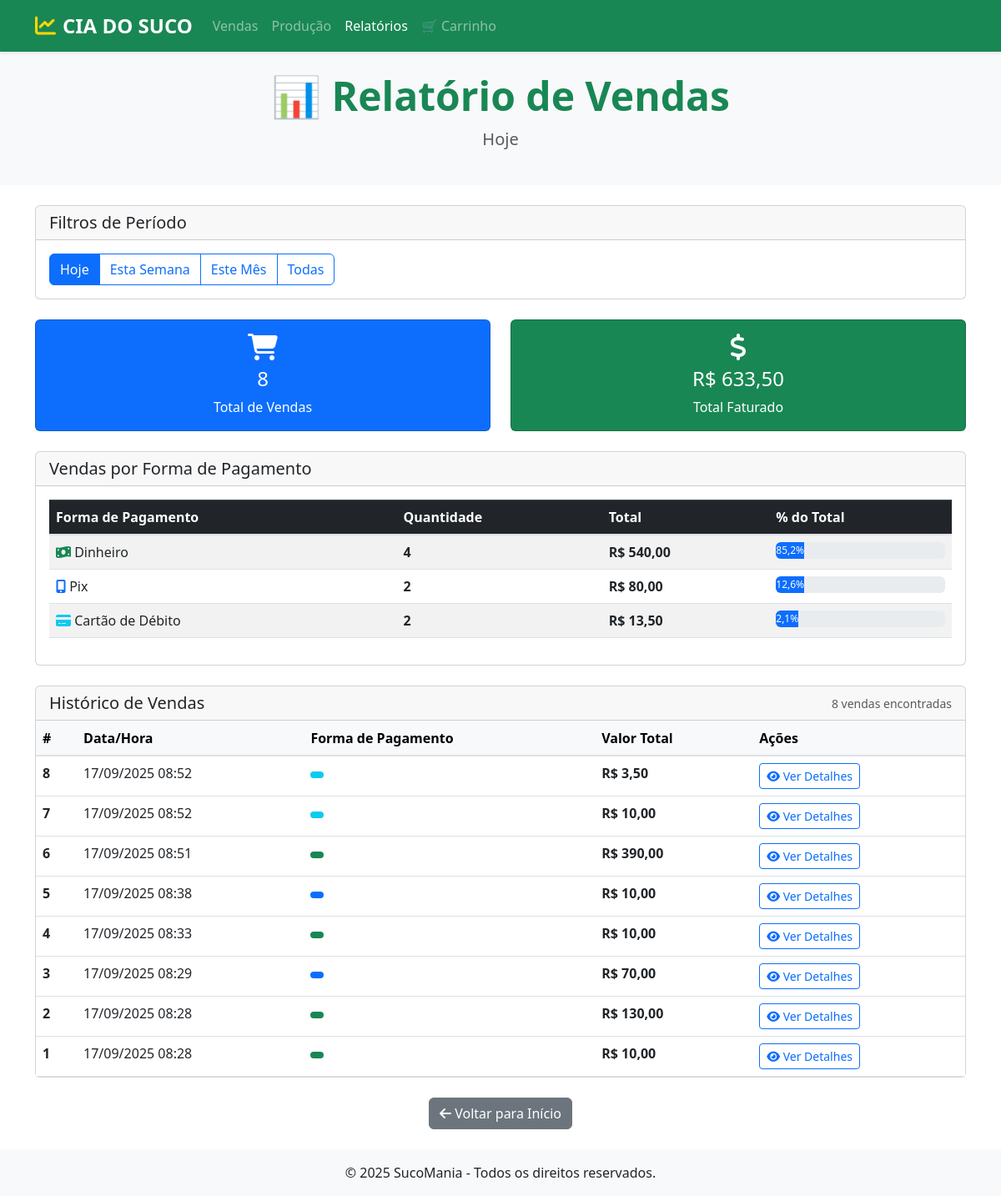
The page /relatorio/ on the database its author committed.
### sucos/models.py (models this page shows, shortened)
class Venda(models.Model):
    user = models.ForeignKey(User, on_delete=models.SET_NULL, null=True)
    data = models.DateTimeField()
    forma_pagamento = models.CharField(max_length=30)
    valor_total = models.DecimalField(max_digits=10, decimal_places=2)

### sucos/views.py (the view)
# urls.py: path('relatorio/', RelatorioView.as_view(), name = 'relatorio'),
class RelatorioView(TemplateView):
    template_name = 'relatorio.html'
    def get_context_data(self, **kwargs):
        context = super().get_context_data(**kwargs)
        hoje = timezone.now().date()
        periodo = self.request.GET.get('periodo', 'hoje')
        vendas = Venda.objects.all()
        if periodo == 'hoje':
            vendas = vendas.filter(data__date=hoje)
            titulo_periodo = "Hoje"
        elif periodo == 'semana':
            inicio_semana = hoje - timedelta(days=hoje.weekday())
            vendas = vendas.filter(data__date__gte=inicio_semana)
            titulo_periodo = "Esta Semana"
        elif periodo == 'mes':
            vendas = vendas.filter(data__year=hoje.year, data__month=hoje.month)
            titulo_periodo = "Este Mês"
        else:
            titulo_periodo = "Todas as Vendas"
        total_vendido = vendas.aggregate(total=Sum('valor_total'))['total'] or 0
        total_vendas = vendas.count()
        formas_pagamento = vendas.values('forma_pagamento').annotate(
            total=Sum('valor_total'),
            quantidade=Count('id')
        ).order_by('-total')
        for forma in formas_pagamento:
            if total_vendido > 0:
                forma['percentual'] = (forma['total'] / total_vendido) * 100
            else:
                forma['percentual'] = 0
            forma_nome = {
                'pix': 'Pix',
                'dinheiro': 'Dinheiro',
                'debito': 'Cartão de Débito',
                'credito': 'Cartão de Crédito'
            }.get(forma['forma_pagamento'], forma['forma_pagamento'])
            forma['nome'] = forma_nome
        context.update({
            'vendas': vendas.order_by('-data'),
            'total_vendido': total_vendido,
            'total_vendas': total_vendas,
            'formas_pagamento': formas_pagamento,
            'periodo': periodo,
            'titulo_periodo': titulo_periodo,
        })
        return context

### sucos/templates/relatorio.html (shortened to what this page needs)
{% extends 'venda.html' %}
{% block menu %}
<nav class="navbar navbar-expand-lg navbar-dark bg-success shadow-sm">
    <div class="container">
        <a class="navbar-brand d-flex align-items-center" href="{% url 'inicio' %}">
            <i class="fas fa-chart-line fa-lg me-2" style="color: #FFD700;"></i>
            <span class="fw-bold fs-4">CIA DO SUCO</span>
        </a>
        <div class="collapse navbar-collapse">
            <ul class="navbar-nav me-auto">
                <li class="nav-item"><a class="nav-link" href="{% url 'venda' %}">Vendas</a></li>
                <li class="nav-item"><a class="nav-link" href="{% url 'sucos-producao' %}">Produção</a></li>
                <li class="nav-item"><a class="nav-link active" href="{% url 'relatorio' %}">Relatórios</a></li>
                <li class="nav-item"><a class="nav-link" href="{% url 'ver_carrinho' %}">🛒 Carrinho</a></li>
            </ul>
        </div>
    </div>
</nav>
<div class="bg-light py-4 text-center">
    <div class="container">
        <h1 class="display-5 text-success fw-bold">📊 Relatório de Vendas</h1>
        <p class="lead text-muted">{{ titulo_periodo }}</p>
    </div>
</div>
{% endblock %}
{% block conteudo %}
<div class="container my-4">
    <div class="card mb-4">
        <div class="card-header">
            <h5 class="mb-0">Filtros de Período</h5>
        </div>
        <div class="card-body">
            <div class="btn-group" role="group">
                <a href="?periodo=hoje" class="btn {% if periodo == 'hoje' %}btn-primary{% else %}btn-outline-primary{% endif %}">Hoje</a>
                <a href="?periodo=semana" class="btn {% if periodo == 'semana' %}btn-primary{% else %}btn-outline-primary{% endif %}">Esta Semana</a>
                <a href="?periodo=mes" class="btn {% if periodo == 'mes' %}btn-primary{% else %}btn-outline-primary{% endif %}">Este Mês</a>
                <a href="?periodo=todos" class="btn {% if periodo == 'todos' %}btn-primary{% else %}btn-outline-primary{% endif %}">Todas</a>
            </div>
        </div>
    </div>
    <div class="row mb-4">
        <div class="col-md-6">
            <div class="card text-center bg-primary text-white">
                <div class="card-body">
                    <i class="fas fa-shopping-cart fa-2x mb-2"></i>
                    <h4>{{ total_vendas }}</h4>
                    <p class="mb-0">Total de Vendas</p>
                </div>
            </div>
        </div>
        <div class="col-md-6">
            <div class="card text-center bg-success text-white">
                <div class="card-body">
                    <i class="fas fa-dollar-sign fa-2x mb-2"></i>
                    <h4>R$ {{ total_vendido|floatformat:2 }}</h4>
                    <p class="mb-0">Total Faturado</p>
                </div>
            </div>
        </div>
    </div>
    <div class="card mb-4">
        <div class="card-header">
            <h5 class="mb-0">Vendas por Forma de Pagamento</h5>
        </div>
        <div class="card-body">
            {% if formas_pagamento %}
                <div class="table-responsive">
                    <table class="table table-striped">
                        <thead class="table-dark">
                            <tr>
                                <th>Forma de Pagamento</th>
                                <th>Quantidade</th>
                                <th>Total</th>
                                <th>% do Total</th>
                            </tr>
                        </thead>
                        <tbody>
                            {% for forma in formas_pagamento %}
                            <tr>
                                <td>
                                    {% if forma.forma_pagamento == 'pix' %}
                                        <i class="fas fa-mobile-alt text-primary"></i> {{ forma.nome }}
                                    {% elif forma.forma_pagamento == 'dinheiro' %}
                                        <i class="fas fa-money-bill-wave text-success"></i> {{ forma.nome }}
                                    {% elif forma.forma_pagamento == 'debito' %}
                                        <i class="fas fa-credit-card text-info"></i> {{ forma.nome }}
                                    {% elif forma.forma_pagamento == 'credito' %}
                                        <i class="fas fa-credit-card text-warning"></i> {{ forma.nome }}
                                    {% else %}
                                        {{ forma.nome }}
                                    {% endif %}
                                </td>
                                <td><strong>{{ forma.quantidade }}</strong></td>
                                <td><strong>R$ {{ forma.total|floatformat:2 }}</strong></td>
                                <td>
                                    <div class="progress" style="height: 20px;">
                                        <div class="progress-bar"
                                             style="width: {{ forma.percentual|default:0 }}%;"
                                             role="progressbar">
                                            {{ forma.percentual|floatformat:1 }}%
                                        </div>
                                    </div>
                                </td>
                            </tr>
                            {% endfor %}
                        </tbody>
                    </table>
                </div>
            {% else %}
                <p class="text-muted text-center">Nenhuma venda encontrada para este período.</p>
            {% endif %}
        </div>
    </div>
    {% if vendas %}
    <div class="card">
        <div class="card-header d-flex justify-content-between align-items-center">
            <h5 class="mb-0">Histórico de Vendas</h5>
            <small class="text-muted">{{ total_vendas }} venda{{ total_vendas|pluralize:"s" }} encontrada{{ total_vendas|pluralize:"s" }}</small>
        </div>
        <div class="card-body p-0">
            <div class="table-responsive">
                <table class="table table-hover mb-0">
                    <thead class="table-light">
                        <tr>
                            <th>#</th>
                            <th>Data/Hora</th>
                            <th>Forma de Pagamento</th>
                            <th>Valor Total</th>
                            <th>Ações</th>
                        </tr>
                    </thead>
                    <tbody>
                        {% for venda in vendas %}
                        <tr>
                            <td><strong>{{ venda.id }}</strong></td>
                            <td>{{ venda.data|date:"d/m/Y H:i" }}</td>
                            <td>
                                <span class="badge
                                    {% if venda.forma_pagamento == 'pix' %}bg-primary
                                    {% elif venda.forma_pagamento == 'dinheiro' %}bg-success
                                    {% elif venda.forma_pagamento == 'debito' %}bg-info
                                    {% elif venda.forma_pagamento == 'credito' %}bg-warning
                                    {% else %}bg-secondary{% endif %}">
                                </span>
                            </td>
                            <td><strong>R$ {{ venda.valor_total|floatformat:2 }}</strong></td>
                            <td>
                                <button class="btn btn-sm btn-outline-primary"
                                        data-bs-toggle="modal"
                                        data-bs-target="#vendaModal{{ venda.id }}">
                                    <i class="fas fa-eye"></i> Ver Detalhes
                                </button>
                            </td>
                        </tr>
                        {% endfor %}
                    </tbody>
                </table>
            </div>
        </div>
    </div>
    {% endif %}
    <div class="mt-4 text-center">
        <a href="{% url 'inicio' %}" class="btn btn-secondary">
            <i class="fas fa-arrow-left"></i> Voltar para Início
        </a>
    </div>
</div>
{% endblock %}

### rows shown on the page
Venda: id "8", data "17/09/2025 08:52", valor_total "3,50"
Venda: id "7", data "17/09/2025 08:52", valor_total "10,00"
Venda: id "6", data "17/09/2025 08:51", valor_total "390,00"
Venda: id "5", data "17/09/2025 08:38", valor_total "10,00"
Venda: id "4", data "17/09/2025 08:33", valor_total "10,00"
Venda: id "3", data "17/09/2025 08:29", valor_total "70,00"
Venda: id "2", data "17/09/2025 08:28", valor_total "130,00"
Venda: id "1", data "17/09/2025 08:28", valor_total "10,00"

### other values the page prints
{{ titulo_periodo }} "Hoje"
{{ total_vendas }} "8"
{{ total_vendido|floatformat:2 }} "633,50"
